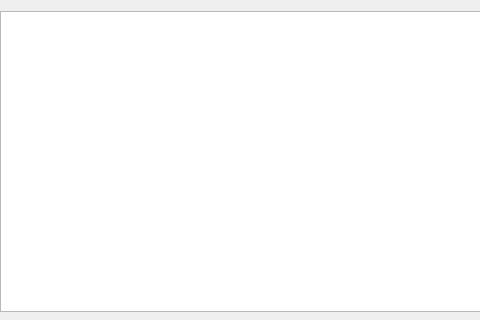
<?xml version="1.0" encoding="UTF-8"?>
<ui version="4.0">
 <class>reportdisp</class>
 <widget class="QWidget" name="reportdisp">
  <property name="geometry">
   <rect>
    <x>0</x>
    <y>0</y>
    <width>480</width>
    <height>320</height>
   </rect>
  </property>
  <property name="windowTitle">
   <string>Form</string>
  </property>
  <widget class="QTableView" name="tableView">
   <property name="geometry">
    <rect>
     <x>0</x>
     <y>11</y>
     <width>481</width>
     <height>301</height>
    </rect>
   </property>
  </widget>
 </widget>
 <resources/>
 <connections/>
</ui>
